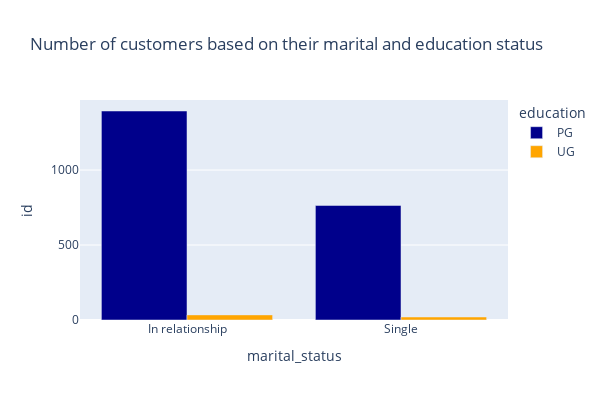

The cell this chart's notebook holds for it:
### Markdown cell above
Number of customers in marital and education status

### Code cell
df_marital_edu_count = df.groupby(['marital_status', 'education'])['id'].count().to_frame().reset_index()

def viz_group(data, row, column, color, title):
    fig = px.bar(data, row, column,
             color = color, 
             barmode = 'group',
             height = 400,
             width = 600,
             title = title,
             color_discrete_sequence = ['darkblue', 'orange'])
    fig.show()

viz_group(df_marital_edu_count, 'marital_status', 'id',  'education', 'Number of customers based on their marital and education status')

### Figure 1 — Plotly figure (JSON) as saved in the notebook; plotly's stock layout.template omitted (floating-point values rounded to 4 significant figures)
{"data": [{"alignmentgroup": "True", "hovertemplate": "education=PG<br>marital_status=%{x}<br>id=%{y}<extra></extra>", "legendgroup": "PG", "marker": {"color": "darkblue", "pattern": {"shape": ""}}, "name": "PG", "offsetgroup": "PG", "orientation": "v", "showlegend": true, "textposition": "auto", "type": "bar", "x": ["In relationship", "Single"], "xaxis": "x", "y": [1394, 764], "yaxis": "y"}, {"alignmentgroup": "True", "hovertemplate": "education=UG<br>marital_status=%{x}<br>id=%{y}<extra></extra>", "legendgroup": "UG", "marker": {"color": "orange", "pattern": {"shape": ""}}, "name": "UG", "offsetgroup": "UG", "orientation": "v", "showlegend": true, "textposition": "auto", "type": "bar", "x": ["In relationship", "Single"], "xaxis": "x", "y": [34, 20], "yaxis": "y"}], "layout": {"barmode": "group", "height": 400, "legend": {"title": {"text": "education"}, "tracegroupgap": 0}, "title": {"text": "Number of customers based on their marital and education status"}, "width": 600, "xaxis": {"anchor": "y", "domain": [0, 1], "title": {"text": "marital_status"}}, "yaxis": {"anchor": "x", "domain": [0, 1], "title": {"text": "id"}}}}
